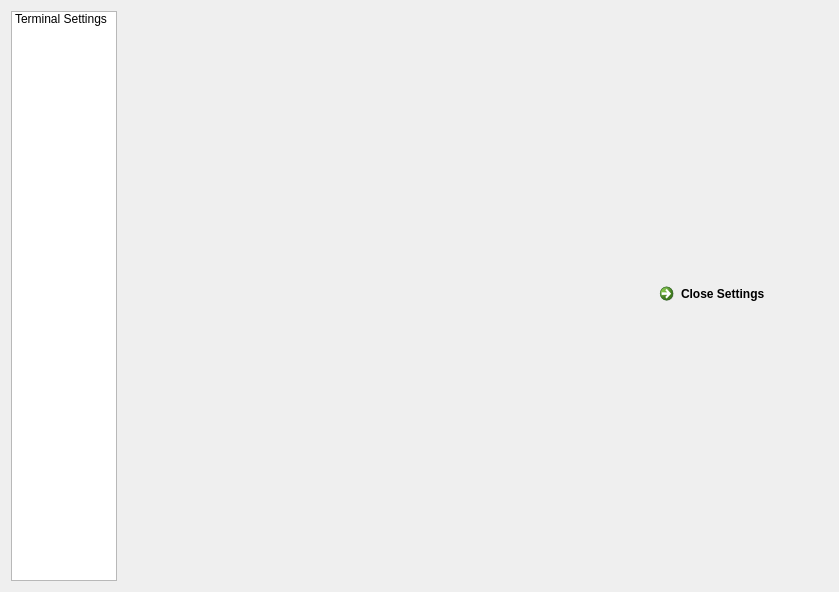
<?xml version="1.0" encoding="UTF-8"?>
<ui version="4.0">
 <class>SettingsDialog</class>
 <widget class="QDialog" name="SettingsDialog">
  <property name="geometry">
   <rect>
    <x>0</x>
    <y>0</y>
    <width>839</width>
    <height>592</height>
   </rect>
  </property>
  <property name="windowTitle">
   <string>Settings</string>
  </property>
  <layout class="QHBoxLayout" name="horizontalLayout">
   <item>
    <widget class="QListWidget" name="listWidget">
     <property name="sizePolicy">
      <sizepolicy hsizetype="Fixed" vsizetype="Expanding">
       <horstretch>0</horstretch>
       <verstretch>0</verstretch>
      </sizepolicy>
     </property>
     <property name="maximumSize">
      <size>
       <width>106</width>
       <height>16777215</height>
      </size>
     </property>
     <property name="editTriggers">
      <set>QAbstractItemView::NoEditTriggers</set>
     </property>
     <property name="alternatingRowColors">
      <bool>false</bool>
     </property>
     <property name="iconSize">
      <size>
       <width>96</width>
       <height>96</height>
      </size>
     </property>
     <property name="textElideMode">
      <enum>Qt::ElideRight</enum>
     </property>
     <property name="viewMode">
      <enum>QListView::IconMode</enum>
     </property>
     <property name="uniformItemSizes">
      <bool>true</bool>
     </property>
     <property name="wordWrap">
      <bool>false</bool>
     </property>
     <item>
      <property name="text">
       <string>Terminal Settings</string>
      </property>
      <property name="icon">
       <iconset resource="../../Resources1.qrc">
        <normaloff>:/icons/res/debug.png</normaloff>:/icons/res/debug.png</iconset>
      </property>
     </item>
    </widget>
   </item>
   <item>
    <layout class="QVBoxLayout" name="verticalLayout">
     <item>
      <layout class="QHBoxLayout" name="horizontalLayout_2">
       <property name="spacing">
        <number>0</number>
       </property>
       <property name="sizeConstraint">
        <enum>QLayout::SetFixedSize</enum>
       </property>
       <property name="leftMargin">
        <number>8</number>
       </property>
       <property name="rightMargin">
        <number>8</number>
       </property>
       <item>
        <spacer name="horizontalSpacer">
         <property name="orientation">
          <enum>Qt::Horizontal</enum>
         </property>
         <property name="sizeHint" stdset="0">
          <size>
           <width>40</width>
           <height>20</height>
          </size>
         </property>
        </spacer>
       </item>
       <item>
        <widget class="QCommandLinkButton" name="CloseButton">
         <property name="maximumSize">
          <size>
           <width>16777215</width>
           <height>40</height>
          </size>
         </property>
         <property name="toolTip">
          <string>Closes the settings dialog. You may loose your changes</string>
         </property>
         <property name="layoutDirection">
          <enum>Qt::RightToLeft</enum>
         </property>
         <property name="text">
          <string>Close Settings</string>
         </property>
         <property name="icon">
          <iconset resource="../../Resources1.qrc">
           <normaloff>:/icons/res/exit.png</normaloff>:/icons/res/exit.png</iconset>
         </property>
         <property name="autoDefault">
          <bool>false</bool>
         </property>
        </widget>
       </item>
      </layout>
     </item>
    </layout>
   </item>
  </layout>
 </widget>
 <resources>
  <include location="../../Resources1.qrc"/>
 </resources>
 <connections/>
</ui>
